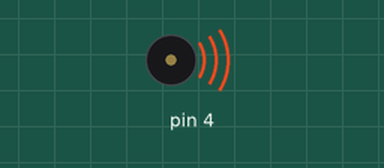
This sketch was run on a simulated Arduino Uno, built with avr-gcc and run on an emulated ATmega328P. Parts: buzzer (waves = sounding).

Above: at 0.5 s.
Timing chart, 0 to 6.5 s (numbered marks = the images above):
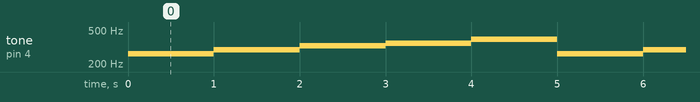

The sketch:

buzzer.ino
```cpp
int freq[5]={262, 293, 329, 349, 392};

void setup() {
  // put your setup code here, to run once:
  Serial.begin(115200);
  pinMode(4, OUTPUT);
}

void on(int i) {
  tone(4, freq[i]);
  delay(1000);
}

int i=0;
void loop() {
  on(i);
  i++;
  if (i==5) i=0;
}
```

Measured:
- by itself, tone on pin 4: repeats every 5.0 s: 293 Hz 1.0 s, 329 Hz 1.0 s, 349 Hz 1.0 s, 392 Hz 1.0 s, 262 Hz 1.0 s
